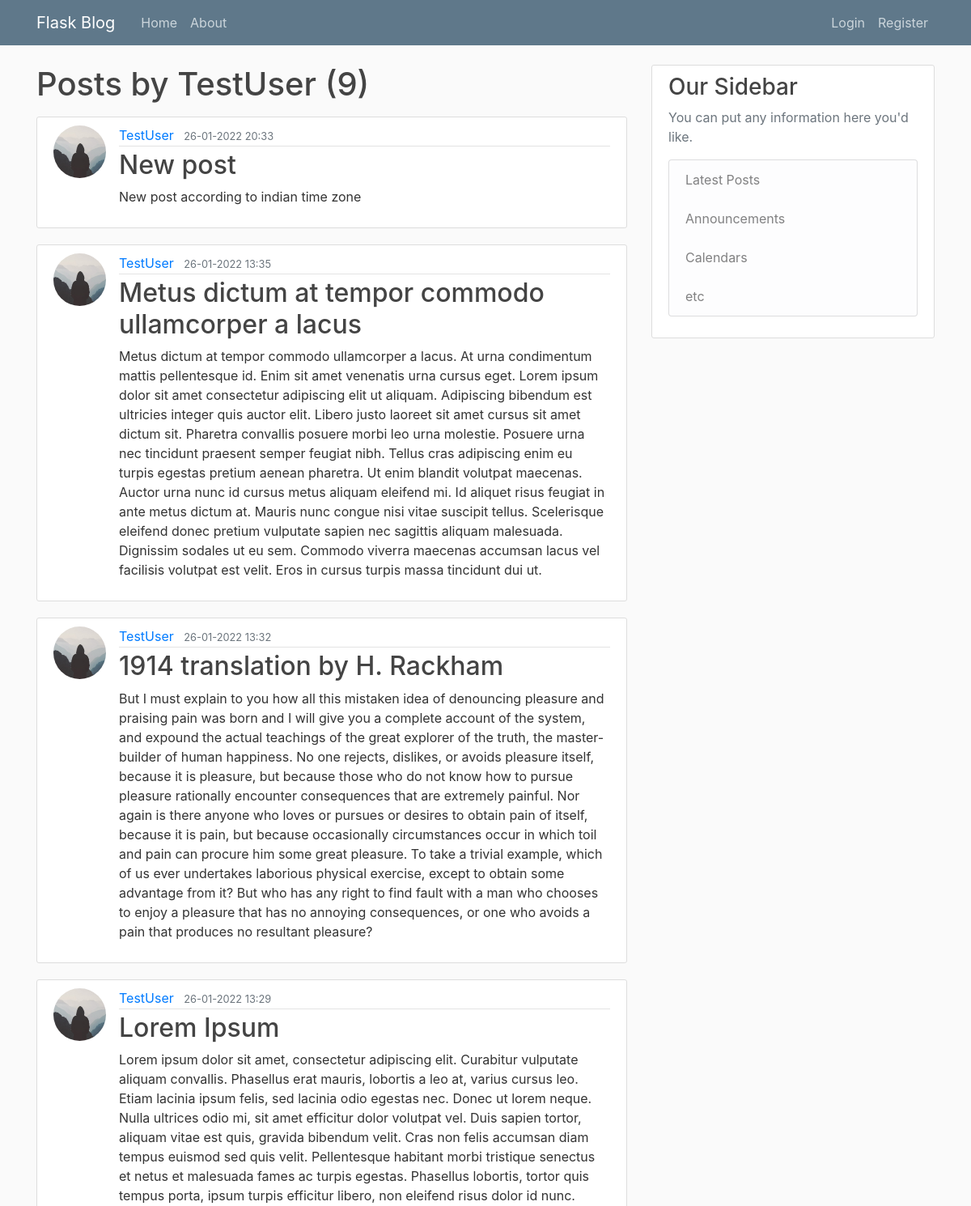
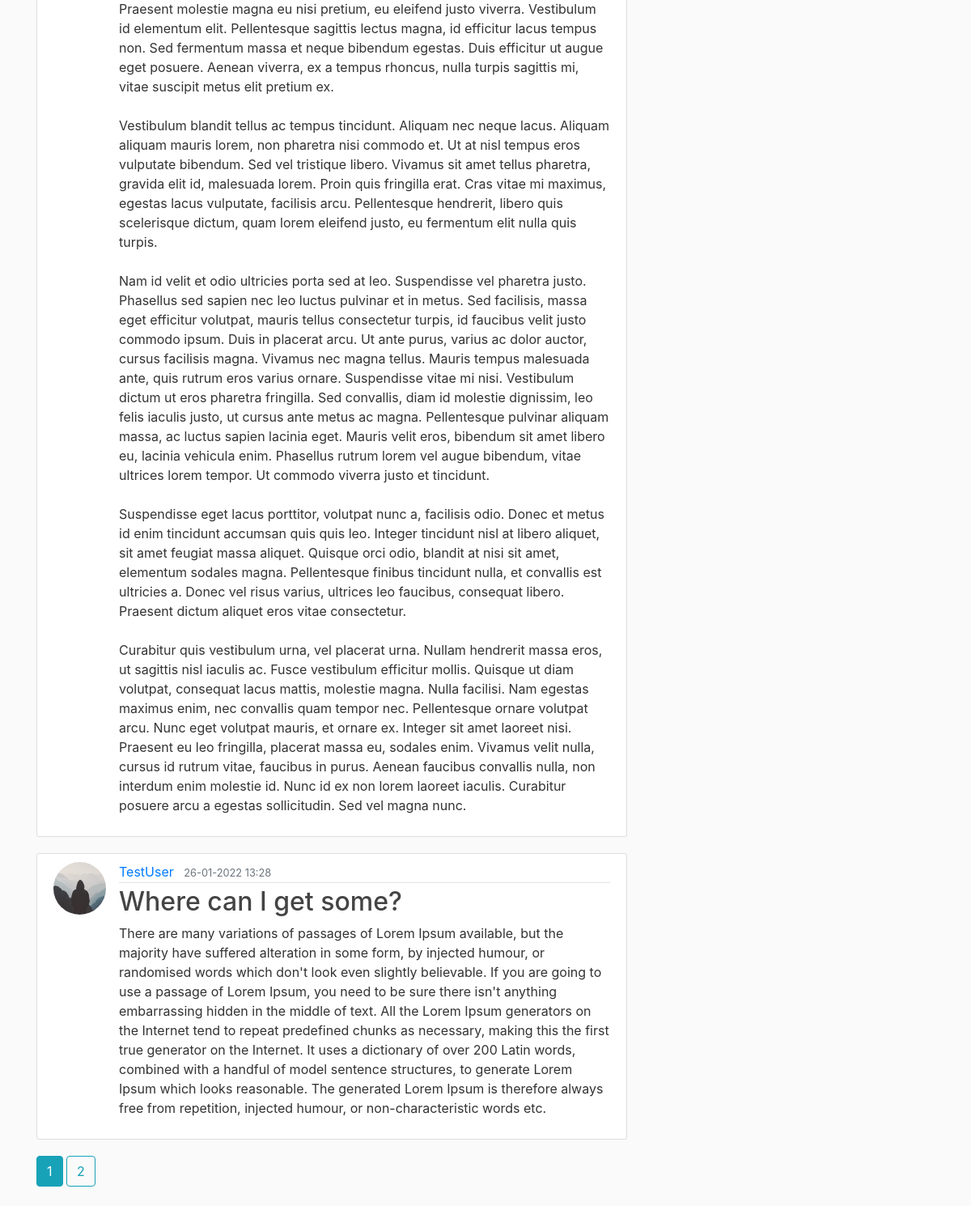
The app's page /user_posts/TestUser with its own data (2 pictures, top to bottom).
### flaskblog/models.py (models this page shows, shortened)
class User(db.Model,UserMixin):
    id = db.Column(db.Integer,primary_key=True)
    username = db.Column(db.String(20),unique = True, nullable = False)
    email = db.Column(db.String(120),unique = True, nullable = False)
    image_file = db.Column(db.String(20), nullable = False,default='default.jpg')
    password = db.Column(db.String(60), nullable=False)
    posts = db.relationship('Post',backref = 'author', lazy = True)

class Post(db.Model):
    id = db.Column(db.Integer,primary_key=True)
    title = db.Column(db.String(20),nullable=False)
    date_posted = db.Column(db.DateTime,default=datetime.now(timezone("Asia/Kolkata")))
    content = db.Column(db.Text,nullable=False)
    user_id = db.Column(db.Integer,db.ForeignKey('user.id'),nullable=False)

### flaskblog/routes.py (the view)
@app.route("/user_posts/<string:username>")
def user_posts(username):
    page = request.args.get('page', 1 , type = int)
    user = User.query.filter_by(username=username).first_or_404()
    posts = Post.query.filter_by(author = user).order_by(Post.date_posted.desc()).paginate(page = page,per_page = 5)
    return render_template('user_posts.html',posts = posts,user = user)

### flaskblog/templates/user_posts.html
{% extends 'layout.html' %}
{% block content %}
<h1 class="mb-3">Posts by {{ user.username }} ({{ posts.total }})</h1>
{% for post in posts.items %}
<article class="media content-section">
    <img class="rounded-circle article-img" src="{{ url_for('static', filename ='profile_pics/' + post.author.image_file)}}"/>
    <div class="media-body">
        <div class="article-metadata">
            <a class="mr-2" href="{{ url_for('user_posts',username=post.author.username) }}">{{ post.author.username }}</a>
            <small class="text-muted">{{ post.date_posted.strftime('%d-%m-%Y  %H:%M') }}</small>
        </div>
        <h2><a class="article-title" href="{{ url_for('post',post_id = post.id) }}">{{ post.title }}</a></h2>
        <p class="article-content">{{ post.content }}</p>
    </div>
</article>
{% endfor %}
{% for page_num in posts.iter_pages(left_edge = 1,right_edge = 1,left_current = 1,right_current = 2) %}
{% if page_num %}
    {% if posts.page == page_num %}
    <a href="{{ url_for('user_posts',username = user.username,page = page_num) }}" class="btn btn-info mb-4">{{ page_num }}</a>
    {% else %}
    <a href="{{ url_for('user_posts',username = user.username,page = page_num) }}" class="btn btn-outline-info mb-4">{{ page_num }}</a>
    {% endif %}
{% else %}
...
{% endif%}
{% endfor %}
{% endblock content %}

### flaskblog/static/main.css (style rules this page uses)
body { background: #fafafa; color: #333333; margin-top: 5rem; }
h1, h2, h3, h4, h5, h6 { color: #444444; }
.content-section { background: #ffffff; padding: 10px 20px; border: 1px solid #dddddd; border-radius: 3px; margin-bottom: 20px; }
.article-title { color: #444444; }
.article-content { white-space: pre-line; }
.article-img { height: 65px; width: 65px; margin-right: 16px; }
.article-metadata { padding-bottom: 1px; margin-bottom: 4px; border-bottom: 1px solid #e3e3e3 }

### records on screen
User: username "TestUser"
Post: image_file (placeholder picture), author.username "TestUser", date_posted "26-01-2022 20:33", title "New post", content "New post according to indian time zone"
Post: image_file (placeholder picture), author.username "TestUser", date_posted "26-01-2022 13:35", title "Metus dictum at tempor commodo ullamcorper a lacus", content "Metus dictum at tempor commodo ullamcorper a lacus. At urna condimentum mattis pellentesque id. Enim sit amet venenatis urna cursus eget. Lorem ipsum dolor sit amet consectetur adipiscing elit ut aliquam. Adipiscing bibendum est ultricies integer quis auctor elit. Libero justo laoreet sit amet cursus sit amet dictum sit. Pharetra convallis posuere morbi leo urna molestie. Posuere urna nec tincidunt praesent semper feugiat nibh. Tellus cras adipiscing enim eu turpis egestas pretium aenean pharetra. Ut enim blandit volutpat maecenas. Auctor urna nunc id cursus metus aliquam eleifend mi. Id aliquet risus feugiat in ante metus dictum at. Mauris nunc congue nisi vitae suscipit tellus.…"
Post: image_file (placeholder picture), author.username "TestUser", date_posted "26-01-2022 13:32", title "1914 translation by H. Rackham", content "But I must explain to you how all this mistaken idea of denouncing pleasure and praising pain was born and I will give you a complete account of the system, and expound the actual teachings of the great explorer of the truth, the master-builder of human happiness. No one rejects, dislikes, or avoids pleasure itself, because it is pleasure, but because those who do not know how to pursue pleasure rationally encounter consequences that are extremely painful. Nor again is there anyone who loves or pursues or desires to obtain pain of itself, because it is pain, but because occasionally circumstances occur in which toil and pain can procure him some great pleasure. To take a trivial example,…"
Post: image_file (placeholder picture), author.username "TestUser", date_posted "26-01-2022 13:29", title "Lorem Ipsum", content "Lorem ipsum dolor sit amet, consectetur adipiscing elit. Curabitur vulputate aliquam convallis. Phasellus erat mauris, lobortis a leo at, varius cursus leo. Etiam lacinia ipsum felis, sed lacinia odio egestas nec. Donec ut lorem neque. Nulla ultrices odio mi, sit amet efficitur dolor volutpat vel. Duis sapien tortor, aliquam vitae est quis, gravida bibendum velit. Cras non felis accumsan diam tempus euismod sed quis velit. Pellentesque habitant morbi tristique senectus et netus et malesuada fames ac turpis egestas. Phasellus lobortis, tortor quis tempus porta, ipsum turpis efficitur libero, non eleifend risus dolor id nunc. Praesent molestie magna eu nisi pretium, eu eleifend justo viverra.…"
Post: image_file (placeholder picture), author.username "TestUser", date_posted "26-01-2022 13:28", title "Where can I get some?", content "There are many variations of passages of Lorem Ipsum available, but the majority have suffered alteration in some form, by injected humour, or randomised words which don't look even slightly believable. If you are going to use a passage of Lorem Ipsum, you need to be sure there isn't anything embarrassing hidden in the middle of text. All the Lorem Ipsum generators on the Internet tend to repeat predefined chunks as necessary, making this the first true generator on the Internet. It uses a dictionary of over 200 Latin words, combined with a handful of model sentence structures, to generate Lorem Ipsum which looks reasonable. The generated Lorem Ipsum is therefore always free from…"

### other values on screen
{{ posts.total }} "9"
{{ page_num }} "1"
{{ page_num }} "2"
